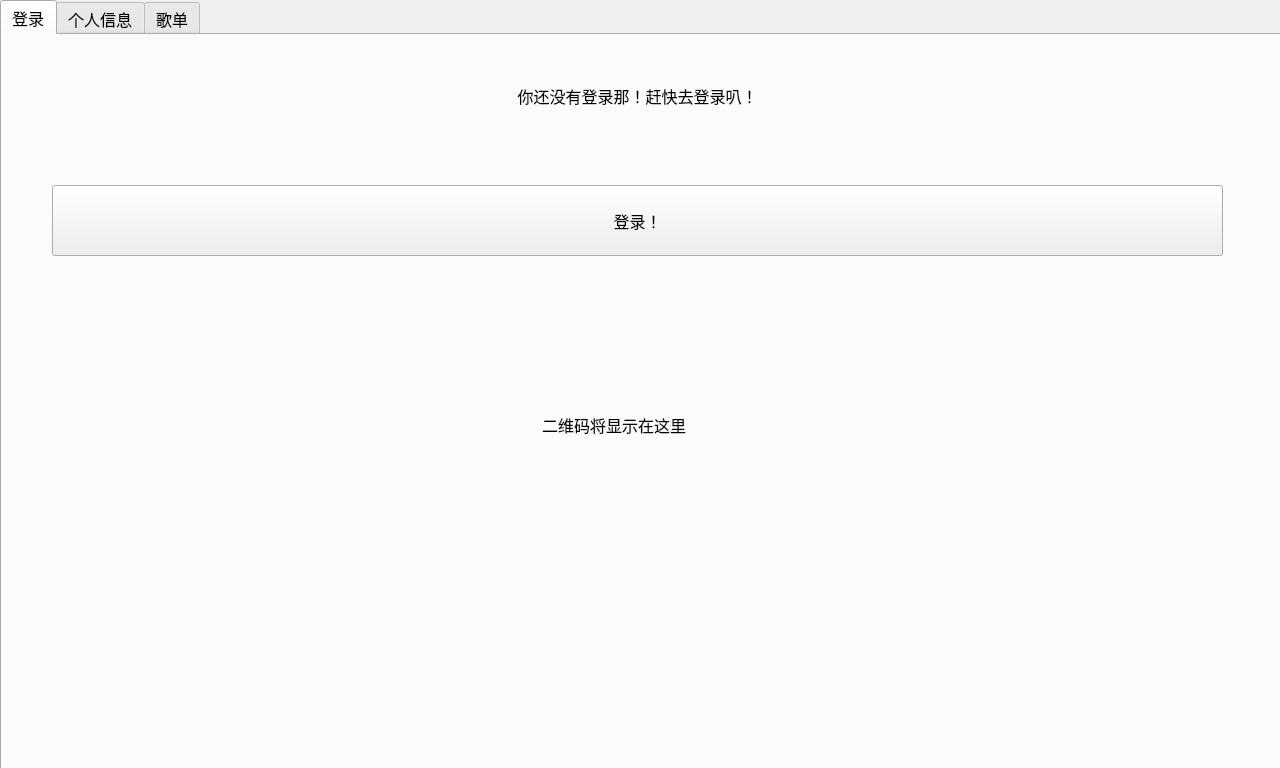
<?xml version="1.0" encoding="UTF-8"?>
<ui version="4.0">
 <class>CloudMusic</class>
 <widget class="QMainWindow" name="CloudMusic">
  <property name="geometry">
   <rect>
    <x>0</x>
    <y>0</y>
    <width>1280</width>
    <height>768</height>
   </rect>
  </property>
  <property name="font">
   <font>
    <family>拾陆字濑户2.0-1</family>
    <pointsize>12</pointsize>
   </font>
  </property>
  <property name="windowTitle">
   <string>CloudMusic</string>
  </property>
  <widget class="QWidget" name="centralwidget">
   <widget class="QTabWidget" name="tabWidget">
    <property name="geometry">
     <rect>
      <x>0</x>
      <y>0</y>
      <width>1281</width>
      <height>771</height>
     </rect>
    </property>
    <property name="currentIndex">
     <number>0</number>
    </property>
    <widget class="QWidget" name="login">
     <attribute name="title">
      <string>登录</string>
     </attribute>
     <widget class="QLabel" name="loginStatus">
      <property name="geometry">
       <rect>
        <x>20</x>
        <y>20</y>
        <width>1231</width>
        <height>81</height>
       </rect>
      </property>
      <property name="text">
       <string>你还没有登录那！赶快去登录叭！</string>
      </property>
      <property name="alignment">
       <set>Qt::AlignCenter</set>
      </property>
     </widget>
     <widget class="QPushButton" name="loginButton">
      <property name="geometry">
       <rect>
        <x>50</x>
        <y>150</y>
        <width>1171</width>
        <height>71</height>
       </rect>
      </property>
      <property name="text">
       <string>登录！</string>
      </property>
     </widget>
     <widget class="QLabel" name="qrcode">
      <property name="geometry">
       <rect>
        <x>540</x>
        <y>300</y>
        <width>180</width>
        <height>180</height>
       </rect>
      </property>
      <property name="text">
       <string>二维码将显示在这里</string>
      </property>
     </widget>
    </widget>
    <widget class="QWidget" name="tab">
     <attribute name="title">
      <string>个人信息</string>
     </attribute>
    </widget>
    <widget class="QWidget" name="playlist">
     <attribute name="title">
      <string>歌单</string>
     </attribute>
    </widget>
   </widget>
  </widget>
 </widget>
 <resources/>
 <connections/>
</ui>
